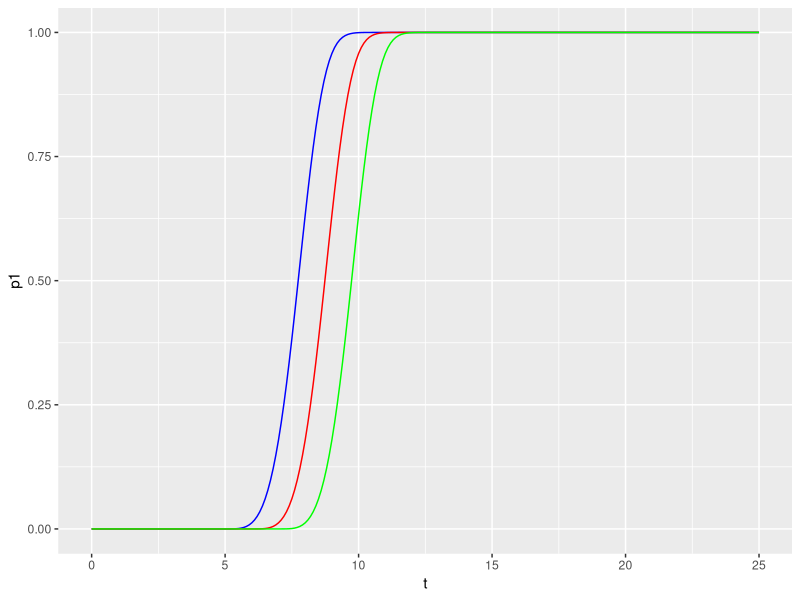

Recreate this plot in R. (Note: this script raises an error after producing the figure.)
library(tidyverse)

ind_test_sensitivity <- function(t,scale,shape, position) {
  return(
    ifelse(t - position < 0, 0,
           1 - exp(-((t - position) / scale)^shape))
  )
}




plotdata <- data_frame(t = seq(0,25,0.1), 
                       p1 = ind_test_sensitivity(t = seq(0,25,0.1), scale = 3, shape = 4, position = 5),
                       p2 = ind_test_sensitivity(t = seq(0,25,0.1), scale = 3, shape = 4, position = 6),
                       p3 = ind_test_sensitivity(t = seq(0,25,0.1), scale = 3, shape = 4, position = 7))

plotdata %>%
  ggplot(data = .) + 
  geom_line(aes(x = t, y = p1), colour = "blue") + 
  geom_line(aes(x = t, y = p2), colour = "red") + 
  geom_line(aes(x = t, y = p3), colour = "green")



ind_likelihood_negative <- function(t,scale,shape, position) {
  return(
    ifelse(t - position < 0, 0,
           1 - exp(-((t - position) / scale)^shape))
  )
}

is.even <- function(x) x %% 2 == 0

generate_likelihoods_negative <- function(t, scale, shape, mean_position, sd_position, n) {
  #positions <- rnorm(n = n, mean = mean_position, sd = sd_position)
  positions[1] <- mean_position
  if (is.even(n)) {
    for (i in 2:n/2) {
      position[i] <- positions[i-1] + 1/pnorm(q = positions[i-1], mean = mean_position, sd = sd_position)
    }
  } else {stop("n must be even")}
  
  
  likelihoods <- matrix(nrow = length(t), ncol = n+1)
  likelihoods[,1] <- t
  for(i in 1:n) {
    likelihoods[,i+1] <- ind_likelihood_negative(t = t, scale = scale, shape = shape, position = positions[i])
  }
  likelihoods <- as_data_frame(likelihoods)
  colnames(likelihoods) <- c("t", paste("N",1:n, sep = ""))
  return(likelihoods)
}

df <- generate_likelihoods_negative(t = seq(0,25,0.1), scale = 7, shape = 4, mean_position = 6, sd_position = 4, n = 10)
  
plot_likelihoods_neg <- function(t, scale, shape, mean_position, sd_position, n) {
  likelihoods <- generate_likelihoods_negative(t = t, scale = scale, shape = shape, mean_position = mean_position, sd_position = sd_position, n = n)
  plot <- ggplot(data = likelihoods)
  cnames <- colnames(likelihoods)
  for (i in 2:n+1) {
    plot <- plot + geom_line(aes_string(x = "t", y = cnames[i]))
  }
  return(plot)
  }